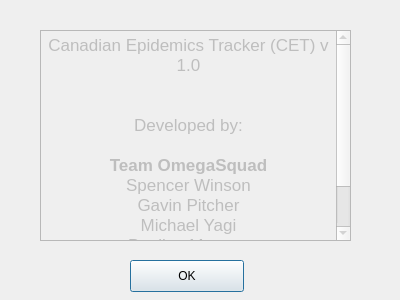
<?xml version="1.0" encoding="UTF-8"?>
<ui version="4.0">
 <class>AboutCETDialog</class>
 <widget class="QDialog" name="AboutCETDialog">
  <property name="geometry">
   <rect>
    <x>0</x>
    <y>0</y>
    <width>400</width>
    <height>300</height>
   </rect>
  </property>
  <property name="windowTitle">
   <string>Dialog</string>
  </property>
  <widget class="QPushButton" name="okButton">
   <property name="geometry">
    <rect>
     <x>130</x>
     <y>260</y>
     <width>114</width>
     <height>32</height>
    </rect>
   </property>
   <property name="text">
    <string>OK</string>
   </property>
  </widget>
  <widget class="QTextEdit" name="textEdit">
   <property name="enabled">
    <bool>false</bool>
   </property>
   <property name="geometry">
    <rect>
     <x>40</x>
     <y>30</y>
     <width>311</width>
     <height>211</height>
    </rect>
   </property>
   <property name="html">
    <string>&lt;!DOCTYPE HTML PUBLIC &quot;-//W3C//DTD HTML 4.0//EN&quot; &quot;http://www.w3.org/TR/REC-html40/strict.dtd&quot;&gt;
&lt;html&gt;&lt;head&gt;&lt;meta name=&quot;qrichtext&quot; content=&quot;1&quot; /&gt;&lt;style type=&quot;text/css&quot;&gt;
p, li { white-space: pre-wrap; }
&lt;/style&gt;&lt;/head&gt;&lt;body style=&quot; font-family:'Lucida Grande'; font-size:13pt; font-weight:400; font-style:normal;&quot;&gt;
&lt;p align=&quot;center&quot; style=&quot; margin-top:0px; margin-bottom:0px; margin-left:0px; margin-right:0px; -qt-block-indent:0; text-indent:0px;&quot;&gt;Canadian Epidemics Tracker (CET) v 1.0&lt;/p&gt;
&lt;p align=&quot;center&quot; style=&quot;-qt-paragraph-type:empty; margin-top:0px; margin-bottom:0px; margin-left:0px; margin-right:0px; -qt-block-indent:0; text-indent:0px;&quot;&gt;&lt;/p&gt;
&lt;p align=&quot;center&quot; style=&quot;-qt-paragraph-type:empty; margin-top:0px; margin-bottom:0px; margin-left:0px; margin-right:0px; -qt-block-indent:0; text-indent:0px;&quot;&gt;&lt;/p&gt;
&lt;p align=&quot;center&quot; style=&quot; margin-top:0px; margin-bottom:0px; margin-left:0px; margin-right:0px; -qt-block-indent:0; text-indent:0px;&quot;&gt;Developed by:&lt;/p&gt;
&lt;p align=&quot;center&quot; style=&quot;-qt-paragraph-type:empty; margin-top:0px; margin-bottom:0px; margin-left:0px; margin-right:0px; -qt-block-indent:0; text-indent:0px;&quot;&gt;&lt;/p&gt;
&lt;p align=&quot;center&quot; style=&quot; margin-top:0px; margin-bottom:0px; margin-left:0px; margin-right:0px; -qt-block-indent:0; text-indent:0px;&quot;&gt;&lt;span style=&quot; font-weight:600;&quot;&gt;Team OmegaSquad&lt;/span&gt;&lt;/p&gt;
&lt;p align=&quot;center&quot; style=&quot; margin-top:0px; margin-bottom:0px; margin-left:0px; margin-right:0px; -qt-block-indent:0; text-indent:0px;&quot;&gt;Spencer Winson&lt;/p&gt;
&lt;p align=&quot;center&quot; style=&quot; margin-top:0px; margin-bottom:0px; margin-left:0px; margin-right:0px; -qt-block-indent:0; text-indent:0px;&quot;&gt;Gavin Pitcher&lt;/p&gt;
&lt;p align=&quot;center&quot; style=&quot; margin-top:0px; margin-bottom:0px; margin-left:0px; margin-right:0px; -qt-block-indent:0; text-indent:0px;&quot;&gt;Michael Yagi&lt;/p&gt;
&lt;p align=&quot;center&quot; style=&quot; margin-top:0px; margin-bottom:0px; margin-left:0px; margin-right:0px; -qt-block-indent:0; text-indent:0px;&quot;&gt;Paulina Masson&lt;/p&gt;
&lt;p align=&quot;center&quot; style=&quot;-qt-paragraph-type:empty; margin-top:0px; margin-bottom:0px; margin-left:0px; margin-right:0px; -qt-block-indent:0; text-indent:0px;&quot;&gt;&lt;/p&gt;
&lt;p align=&quot;center&quot; style=&quot; margin-top:0px; margin-bottom:0px; margin-left:0px; margin-right:0px; -qt-block-indent:0; text-indent:0px;&quot;&gt;2010&lt;/p&gt;&lt;/body&gt;&lt;/html&gt;</string>
   </property>
  </widget>
 </widget>
 <resources/>
 <connections/>
</ui>
